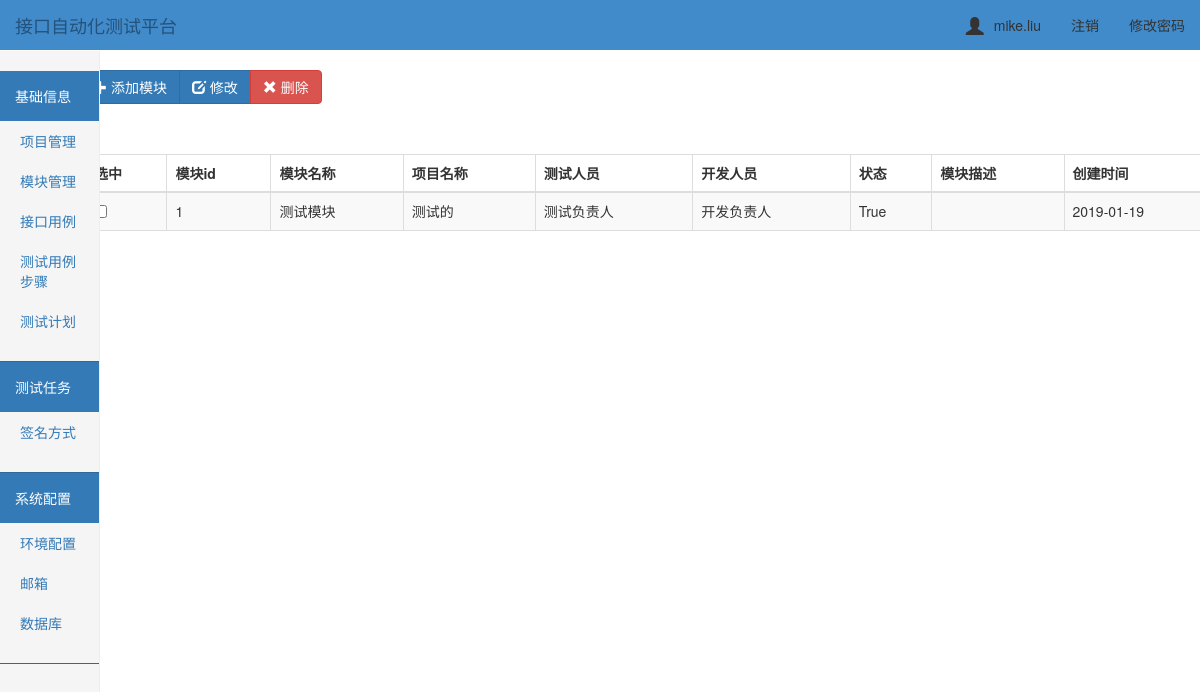
/module/ (signed in), run on the app's committed database.
### ApiTest/models.py (models this page shows, shortened)
class UserInfo(AbstractUser):
    nid = models.AutoField(primary_key=True)
    telephone = models.CharField(max_length=11, null=True, unique=True)
    avatar = models.FileField(upload_to='avatars/', default="/avatars/default.png")
    create_time = models.DateTimeField(verbose_name='创建时间', auto_now_add=True)

class Modules(models.Model):
    project = models.ForeignKey(Project, on_delete=models.CASCADE)      # 关联项目表id
    modules_name = models.CharField('模块名称', max_length=32)
    testers = models.CharField('测试负责人', max_length=256)  # 项目负责人
    developer = models.CharField('开发负责人', max_length=256)
    status = models.BooleanField()
    modules_desc = models.CharField('模块描述', max_length=256)
    create_time = models.DateTimeField('创建时间', auto_now=True)  # 创建时间

class Project(models.Model):
    prj_id = models.AutoField(primary_key=True, null=False)
    prj_name = models.CharField('项目名称', max_length=64)  # 项目名称
    prj_desc = models.CharField('项目描述', max_length=256)  # 项目描述
    testers = models.CharField('测试负责人', max_length=256)  # 项目负责人
    developer = models.CharField('开发负责人', max_length=256)
    status = models.BooleanField()
    create_time = models.DateTimeField('创建时间', auto_now=True)  # 创建时间
    class Meta:
        verbose_name = '项目管理'
        verbose_name_plural = '项目管理'
    def __str__(self):
        return self.prj_name

### ApiTest/views.py (the view)
# urls.py: url(r'^module/$', views.module),
@login_required
def module(request):
    module_list = Modules.objects.filter().all()
    project_list = Project.objects.filter().all()
    return render(request, "modules/index.html", {"module_list": module_list, "project_list": project_list})

### templates/modules/index.html (shortened to what this page needs)
{% extends "../base.html" %}
{% block add %}
<div class="btn-toolbar" role="toolbar">
  <div class="btn-group" style="padding-top: 20px;left: 50px">
    <button id="add_btn" class="btn btn-primary " data-toggle="modal" data-target="#addmyModal">
        <span class="glyphicon glyphicon-plus" aria-hidden="true"></span> 添加模块
    </button>
    <button id="edit_mod" class="btn btn-primary" data-toggle="modal" data-target="#">
        <span class="glyphicon glyphicon-edit" aria-hidden="true"></span> 修改
    </button>
      <button id="del_mod" type="onclick" class="btn btn-danger ">
            <span class="glyphicon glyphicon-remove" aria-hidden="true"></span> 删除
        </button>
  </div>
</div>
<div class="container">
        <div class="row">
            <div class="col-md-12">
                <table id= "table" class="table table-striped table-bordered">
                    <thead>
                        <tr>
                            <th>选中</th>
                            <th>模块id</th>
                            <th>模块名称</th>
                            <th>项目名称</th>
                            <th>测试人员</th>
                            <th>开发人员</th>
                            <th>状态</th>
                            <th>模块描述</th>
                            <th>创建时间</th>
                        </tr>
                    </thead>
                    <tbody>
                        {% for module_obj in module_list %}
                            <tr>
                                <td id="che1"><input type="checkbox"/></td>
                                <td>{{ module_obj.id}}</td>
                                <td>{{ module_obj.modules_name }}</td>
                                <td>{{ module_obj.project }}</td>
                                <td>{{ module_obj.testers }}</td>
                                <td>{{ module_obj.developer }}</td>
                                <td>{{ module_obj.status }}</td>
                                <td>{{ module_obj.modules_desc }}</td>
                                <td>{{ module_obj.create_time|date:'Y-m-d' }}</td>
                            </tr>
                        {% endfor %}
                    </tbody>
                </table>
            </div>
        </div>
    </div>
{% endblock %}

### templates/base.html (shortened to what this page needs)
<!DOCTYPE html>
<html lang="en">
<head>
    <link rel="stylesheet" href="/static/bootstrap-3.3.7/css/bootstrap.css">
    <link rel="stylesheet" href="/static/css/toastr.min.css">
    <link rel="stylesheet" href="/static/css/dashboard.css">
    <link rel="stylesheet" href="/static/css/home.css">
    <link rel="stylesheet" href="/static/css/sweetalert.css">
    <link rel="stylesheet" href="/static/css/step.css">
</head>
<body>
<nav class="tab navbar  navbar-fixed-top">
    <div class="container-fluid">
        <div class="navbar-header">
            <a class="navbar-brand" href="#">接口自动化测试平台</a>
        </div>
        <div class="collapse navbar-collapse" id="bs-example-navbar-collapse-1">
            <ul class="nav navbar-nav navbar-right">
                <li><a href="#"><span id="user_icon"
                                      class="glyphicon glyphicon-user"></span>{{ request.user.username }}</a></li>
                <li><a href="/logout/">注销</a></li>
                <li><a href="/set_pwd/">修改密码</a></li>
            </ul>
        </div>
    </div>
</nav>
<div class="container">
    <div class="left">
        <div class="row">
            <div class="col-sm-3 col-md-1 sidebar">
                <div class="menu">
                    <div class="head bg-primary">基础信息</div>
                    <ul class="nav nav-sidebar">
                        <li><a href="/project/" target="_self">项目管理</a> </li>
                        <li><a href="/module/" target="_self">模块管理</a> </li>
                        <li><a href="/api_case/" target="_self">接口用例</a> </li>
                        <li><a href="/api_step/" target="_self">测试用例步骤</a> </li>
                        <li><a href="#">测试计划</a> </li>
                    </ul>
                </div>
                <div class="menu">
                    <div class="head bg-primary">测试任务</div>
                    <ul class="nav nav-sidebar">
                        <li><a href="/sign/">签名方式</a> </li>
                    </ul>
                </div>
                <div class="menu">
                    <div class="head bg-primary">系统配置</div>
                    <ul class="nav nav-sidebar">
                        <li><a href="/env/" target="_self">环境配置</a> </li>
                        <li><a href="/email/" target="_self">邮箱</a> </li>
                        <li><a href="/database/" target="_self">数据库</a> </li>
                    </ul>
                </div>
            </div>
        </div>
    </div>
    <div class="right">
        {% block add %}{% endblock %}
    </div>
</div>
</body>
</html>

### static/css/dashboard.css (style rules this page uses)
body { padding-top: 50px; }
.navbar-fixed-top { border: 0; }
.sidebar { display: none; }
@media (min-width: 768px) { .sidebar { position: fixed; top: 51px; bottom: 0; left: 0; z-index: 1000; display: block; padding: 20px; overflow-x: hidden; overflow-y: auto; background-color: #f5f5f5; border-right: 1px solid #eee; } }
.nav-sidebar { margin-right: -21px; margin-bottom: 20px; margin-left: -20px; }
.nav-sidebar > li > a { padding-right: 20px; padding-left: 20px; }

### static/css/home.css (style rules this page uses)
.menu { margin: 0 -20px; border-bottom: 1px solid #336699; }
.head { padding: 15px; }
.menu .nav-sidebar > li > a { padding-right: 40px; padding-left: 40px; }
table { margin-top: 50px; margin-left: 40px; }
.navbar { background-color: #428bca; }
.navbar-brand { color: white; }
.navbar-collapse .navbar-nav > li > a { color: #333333; }

### templates/base.html (style rules this page uses)
#user_icon { font-size: 18px; margin-right: 10px; vertical-align: -3px; }

### data on the page
UserInfo: user.username "mike.liu"
Modules: id "1", modules_name "测试模块", project "测试的", testers "测试负责人", developer "开发负责人", status "True", create_time "2019-01-19"
